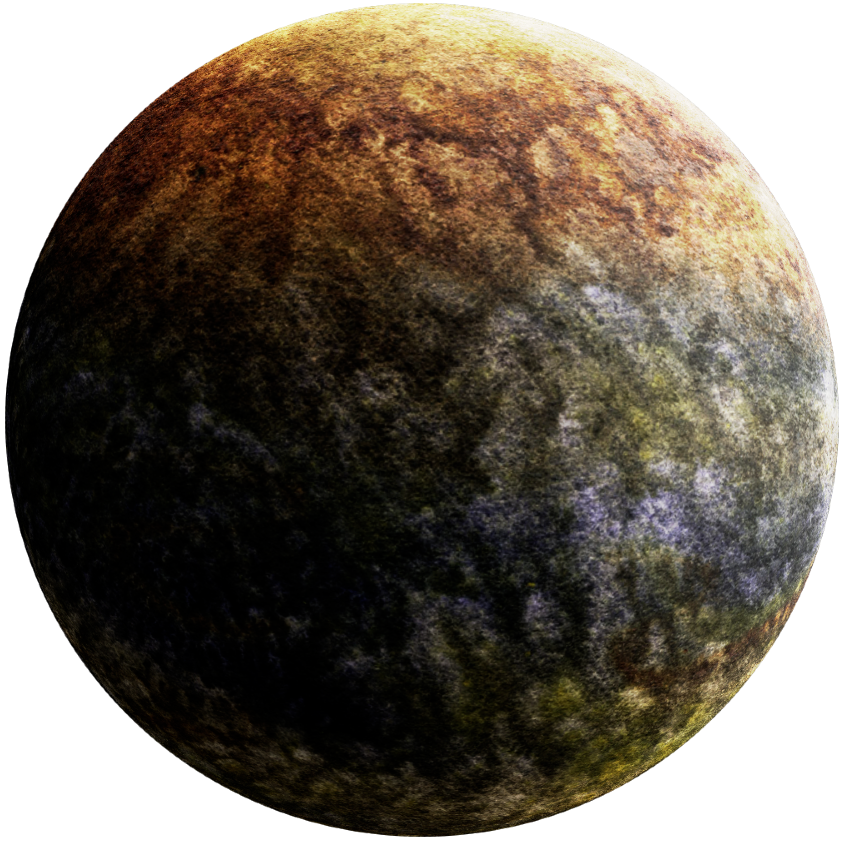
#> input picture planets/Mercury.png, 844 x 842 px, found by its file name
$ python polarSS.py
#> lines starting #> are read from the running program, lines starting #| are printed output that depends on the picture
import math
from PIL import Image, ImageDraw

g = 6.6743 * 10 ** (-11)


class Sphere(object):
    dist_r = 0
    fi = 0

    def __init__(self, mass, radius):
        self.mass = mass
        self.radius = radius


Sun = Sphere(1.98847 * 10 ** 30, 7 * 10 ** 8)


class Planet(Sphere):
    def __init__(self, c, b, e, radius, sun, face):
        self.c = c
        self.b = b
        self.e = e
        super().__init__(b * c / (g * e) - sun.mass, radius)
        self.a = c ** 2 / (g * (sun.mass + math.fabs(self.mass)) * (1 - e ** 2))
        self.star = sun
        self.dist_r = self.a * (1 - e)
        self.face = face

    def move(self):
        self.fi += 5*24 * 3600 * self.c / self.dist_r ** 2
        self.dist_r = self.c ** 2 / ((1 + self.e * math.cos(self.fi)) * g * (self.star.mass + self.mass))

    def set_fi(self, fi):
        self.fi = fi

    def set_mass(self, mass):
        self.e = self.e * self.mass / mass
        self.mass = mass
        self.a = self.c ** 2 / (g * (self.star.mass + self.mass) * (1 - self.e ** 2))
    # def set_speed(self, speed):
    #    speed_before = math.sqrt(g*(self.star.mass+self.mass)/self.a)
    #    new_a =


class Planets:
    SS_planets = [Planet(2713027468934255.0, 10059.343727731286, 0.205635930, 2440000, Sun,
                         ".\\planets\\Mercury.png"),
                  Planet(3789521934243586.0, 238.14985283485285, 0.006800000, 6052000, Sun,
                         ".\\planets\\Venus.png"),
                  Planet(4455184162735938.0, 497.81597920753470, 0.016711230, 6371000, Sun,
                         ".\\planets\\Earth.png"),
                  Planet(5476133135283714.0, 2263.447107031402, 0.093394100, 3390000, Sun,
                         ".\\planets\\Mars.png"),
                  Planet(1.0157688310364054*10**16, 637.8838856305948, 0.048775000, 69910000, Sun,
                         ".\\planets\\Jupiter.png"),
                  Planet(1.3753876872806482*10**16, 537.8485088173016, 0.055723219, 99000000, Sun,
                         ".\\planets\\Saturn.png"),
                  Planet(1.9520411354116510*10**16, 301.9203367587625, 0.044405586, 25365000, Sun,
                         ".\\planets\\Uranus.png"),
                  Planet(2.4446608957176252*10**16, 60.88348186930187, 0.011214269, 24625000, Sun,
                         ".\\planets\\Neptune.png")]

    @staticmethod
    def get_planet(name):
        match name:
            case "Mercury":
                return Planets.SS_planets[0]
            case "Venus":
                return Planets.SS_planets[1]
            case "Earth":
                return Planets.SS_planets[2]
            case "Mars":
                return Planets.SS_planets[3]
            case "Jupiter":
                return Planets.SS_planets[4]
            case "Saturn":
                return Planets.SS_planets[5]
            case "Uranus":
                return Planets.SS_planets[6]
            case "Neptune":
                return Planets.SS_planets[7]


def rotate(p):
    centre = 2048                           # The middle of the picture. Picture height and width are: 2 * centre
    k = (p[-1].a * (1 + p[-1].e) / centre)  # Coefficient "meters per pixel"
    while p[-1].fi <= 2 * math.pi:
        sun_radius = int(10*Sun.radius / k)  # Radius of the Sun looks like a dot without "10 *"
        im = Image.new('RGB', (centre * 2, centre * 2))  # Create a new label
#> im: PIL image 4096x4096 RGB; every value is 0
        draw = ImageDraw.Draw(im)
        draw.ellipse([(centre, centre), (centre + sun_radius, centre + sun_radius)], fill="yellow")  # Drawing Sun
        for planet in p:                                  # For each planet
            x = planet.dist_r * math.cos(planet.fi) / k   # Transferring coordinates to De' Cart's coordinate system
            y = planet.dist_r * math.sin(planet.fi) / k
            p_radius = 1000*planet.radius / k           # Planet radius looks like a dot without "1000 *"
            im.paste(Image.open(planet.face).resize((int(p_radius*2), int(p_radius*1.9))),  # Pasting the planet's face:
                     (centre + int(x), centre - int(y)))  # resize it to make small enough then put in the right place
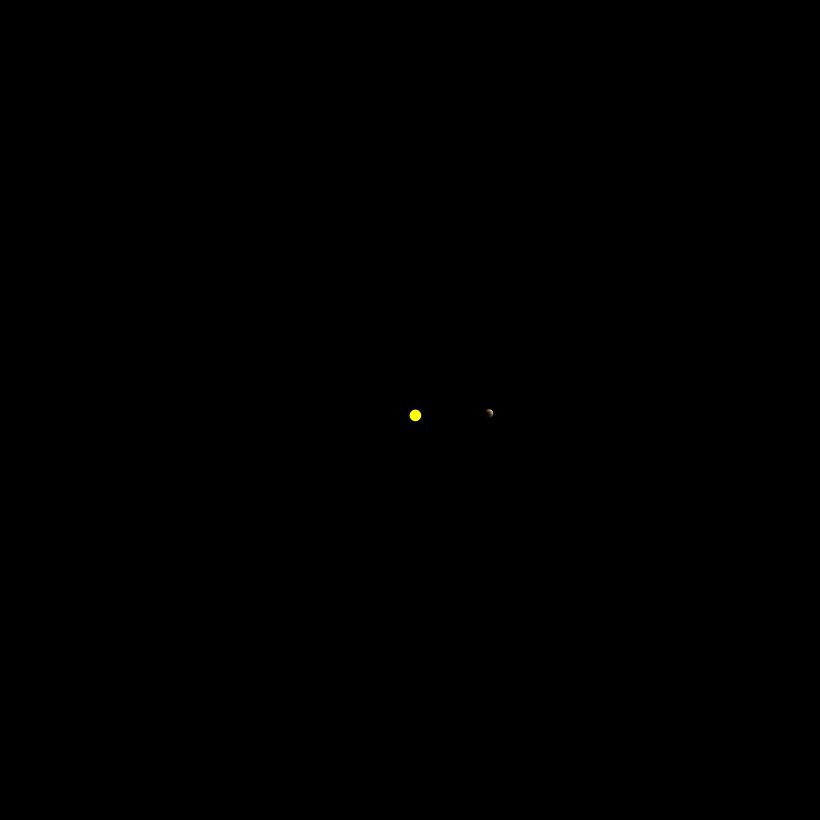
#> im: PIL image 4096x4096 RGB (shown at 1/5 size); mean R, G, B 0, 0, 0
            planet.move()  # Move the planet
        images.append(im)  # Append the picture after all the planets been moved and drawn
    for plan in p:
        plan.set_fi(0)
        plan.dist_r = plan.a * (1 - plan.e)  # Return everything back (not important)


P = [Planets.get_planet("Mercury"), Planets.get_planet("Venus"),
     Planets.get_planet("Earth"), Planets.get_planet("Mars")
     # Planets.get_planet("Jupiter"), Planets.get_planet("Saturn"),
     # Planets.get_planet("Uranus"), Planets.get_planet("Neptune")
     ]
images = []
#> (the run stopped early here; a loop or call above may not have finished)
